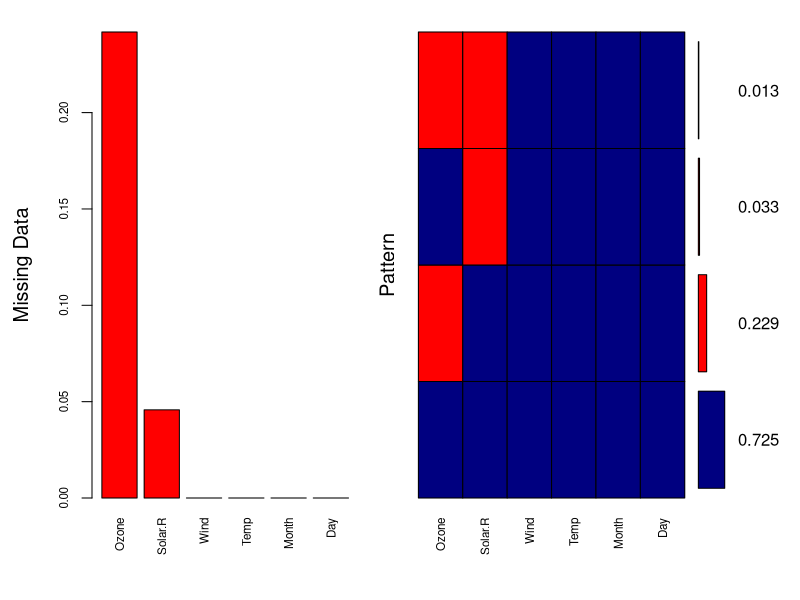

Write the R code that produced this figure. (Note: this script raises an error after producing the figure.)
# We will work on the airquality dataset, which contains daily air quality measurements in New York from May to September 1973. This dataset is particularly relevant to environmental sustainability, as it includes measurements like ozone levels, wind speed, temperature, and solar radiation.
# 
# Here’s the plan for this dataset:
#   Dataset Overview
# 
# Variables:
#   Ozone: Ozone concentration (ppb)
# Solar.R: Solar Radiation (lang)
# Wind: Wind Speed (mph)
# Temp: Temperature (degrees F)
# Month: Month (numeric, May = 5, ..., September = 9)
# Day: Day of the month

# Load the dataset
data(airquality)

# Check the structure of the dataset
str(airquality)

# Preview the first few rows
head(airquality)

# Summary statistics
summary(airquality)


# We'll check for missing values in the dataset and handle them appropriately (e.g., imputation or removal).
# Checking for missing values
colSums(is.na(airquality))

# Visualizing missing data
install.packages("VIM")
library(VIM)
aggr(airquality, col = c('navyblue', 'red'), numbers = TRUE, sortVars = TRUE, labels = names(airquality), cex.axis = 0.7, gap = 3, ylab = c("Missing Data", "Pattern"))

# Example of mean imputation
airquality$Ozone[is.na(airquality$Ozone)] <- mean(airquality$Ozone, na.rm = TRUE)
airquality$Solar.R[is.na(airquality$Solar.R)] <- mean(airquality$Solar.R, na.rm = TRUE)

# Descriptive statistics
summary(airquality)

# Additional statistics: variance, skewness, and kurtosis
library(e1071)

var(airquality$Ozone, na.rm = TRUE)
skewness(airquality$Ozone, na.rm = TRUE)
kurtosis(airquality$Ozone, na.rm = TRUE)

# Histogram and density plot for Ozone levels
ggplot(airquality, aes(x = Ozone)) +
  geom_histogram(binwidth = 10, fill = "skyblue", color = "black", alpha = 0.7) +
  geom_density(alpha = 0.3, fill = "red") +
  labs(title = "Distribution of Ozone Levels")

# Boxplot for temperature by month
ggplot(airquality, aes(x = as.factor(Month), y = Temp)) +
  geom_boxplot(fill = "orange", color = "black") +
  labs(title = "Temperature by Month", x = "Month", y = "Temperature")


# Time series plot of Ozone levels over time
ggplot(airquality, aes(x = as.Date(paste(1973, Month, Day, sep = "-")), y = Ozone)) +
  geom_line(color = "blue") +
  labs(title = "Ozone Levels Over Time", x = "Date", y = "Ozone (ppb)")


# Correlation matrix and heatmap
cor_matrix <- cor(airquality[, -c(5, 6)], use = "complete.obs")
corrplot(cor_matrix, method = "circle", title = "Correlation Heatmap")

# Pair plot for airquality dataset
ggpairs(airquality[, -c(5, 6)], title = "Pairwise Relationships in Airquality Data")

# Modeling
set.seed(123)
train_indices <- sample(1:nrow(airquality), 0.7 * nrow(airquality))
train_data <- airquality[train_indices, ]
test_data <- airquality[-train_indices, ]

# Building the linear regression model
lm_model <- lm(Ozone ~ Solar.R + Wind + Temp, data = train_data)

# Summary of the model
summary(lm_model)

# Predictions on test data
predictions <- predict(lm_model, test_data)

# Calculate RMSE (Root Mean Squared Error)
rmse <- sqrt(mean((predictions - test_data$Ozone)^2))
rmse

# Plot actual vs predicted values
ggplot(data = test_data, aes(x = Ozone, y = predictions)) +
  geom_point(color = "blue") +
  geom_abline(intercept = 0, slope = 1, color = "red") +
  labs(title = "Actual vs Predicted Ozone Levels")

# Polynomial Regression:
# Explore polynomial regression to capture non-linear relationships.
poly_model <- lm(Ozone ~ poly(Temp, 2) + Wind + Solar.R, data = train_data)
summary(poly_model)

# Include interaction terms to model the combined effect of features.
interaction_model <- lm(Ozone ~ Temp * Wind + Solar.R, data = train_data)
summary(interaction_model)

# Try a more advanced machine learning model, like Random Forest, to capture complex patterns.
library(randomForest)
rf_model <- randomForest(Ozone ~ ., data = train_data)

# For models like Random Forest, examine feature importance to understand which variables contribute the most to predicting Ozone levels.
importance(rf_model)
varImpPlot(rf_model)
